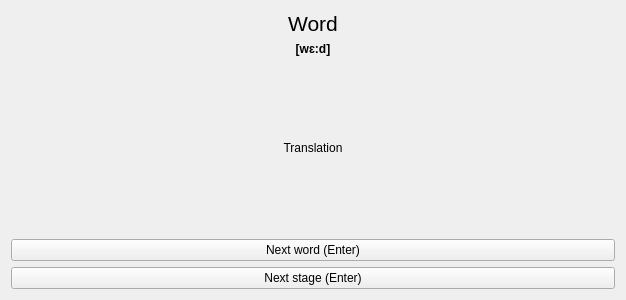
<?xml version="1.0" encoding="UTF-8"?>
<ui version="4.0">
 <class>WordWithTranslationStage</class>
 <widget class="QWidget" name="WordWithTranslationStage">
  <property name="geometry">
   <rect>
    <x>0</x>
    <y>0</y>
    <width>626</width>
    <height>300</height>
   </rect>
  </property>
  <property name="windowTitle">
   <string>Form</string>
  </property>
  <layout class="QGridLayout" name="gridLayout">
   <item row="0" column="0">
    <widget class="QLabel" name="wordLabel">
     <property name="font">
      <font>
       <pointsize>16</pointsize>
       <bold>false</bold>
      </font>
     </property>
     <property name="text">
      <string>Word</string>
     </property>
     <property name="alignment">
      <set>Qt::AlignmentFlag::AlignCenter</set>
     </property>
    </widget>
   </item>
   <item row="1" column="0">
    <widget class="QLabel" name="transcriptionLabel">
     <property name="font">
      <font>
       <bold>true</bold>
      </font>
     </property>
     <property name="text">
      <string>[wɛ:d]</string>
     </property>
     <property name="alignment">
      <set>Qt::AlignmentFlag::AlignCenter</set>
     </property>
    </widget>
   </item>
   <item row="2" column="0">
    <spacer name="verticalSpacer">
     <property name="orientation">
      <enum>Qt::Orientation::Vertical</enum>
     </property>
     <property name="sizeHint" stdset="0">
      <size>
       <width>20</width>
       <height>66</height>
      </size>
     </property>
    </spacer>
   </item>
   <item row="3" column="0">
    <widget class="QLabel" name="translationLabel">
     <property name="text">
      <string>Translation</string>
     </property>
     <property name="alignment">
      <set>Qt::AlignmentFlag::AlignCenter</set>
     </property>
    </widget>
   </item>
   <item row="4" column="0">
    <spacer name="verticalSpacer_2">
     <property name="orientation">
      <enum>Qt::Orientation::Vertical</enum>
     </property>
     <property name="sizeHint" stdset="0">
      <size>
       <width>20</width>
       <height>65</height>
      </size>
     </property>
    </spacer>
   </item>
   <item row="5" column="0">
    <widget class="QPushButton" name="nextWordButton">
     <property name="text">
      <string>Next word (Enter)</string>
     </property>
    </widget>
   </item>
   <item row="6" column="0">
    <widget class="QPushButton" name="nextStageButton">
     <property name="text">
      <string>Next stage (Enter)</string>
     </property>
    </widget>
   </item>
  </layout>
 </widget>
 <resources/>
 <connections/>
</ui>
